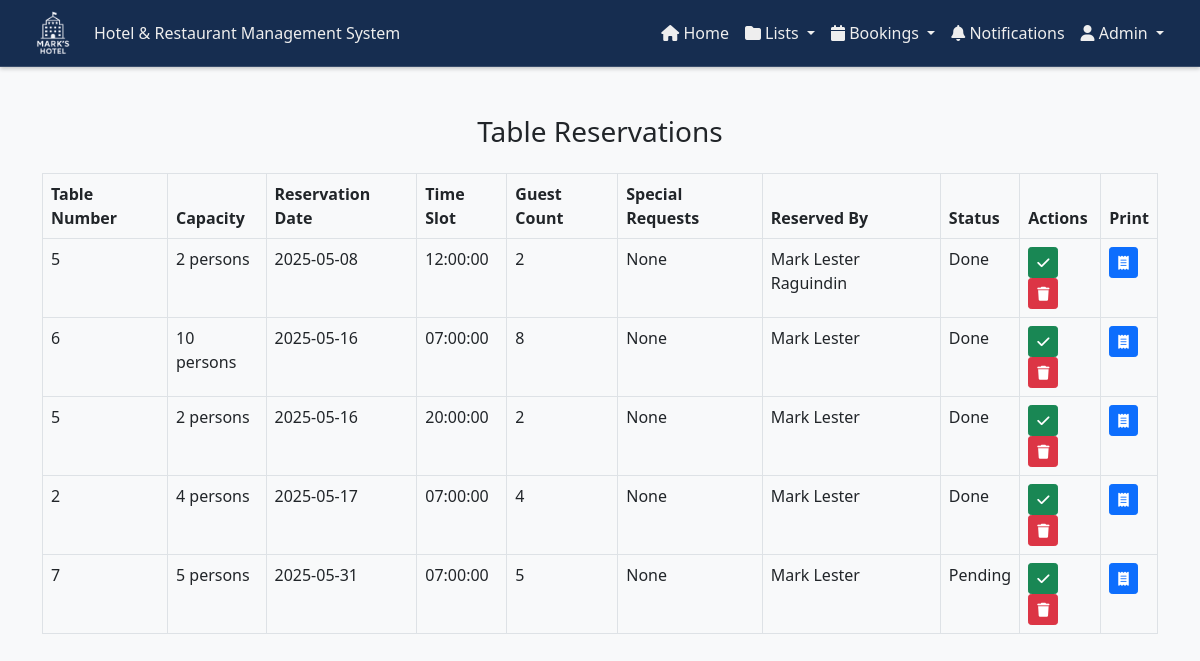
The page /admin/tablesReservation.php (signed in) on the database as committed earlier.
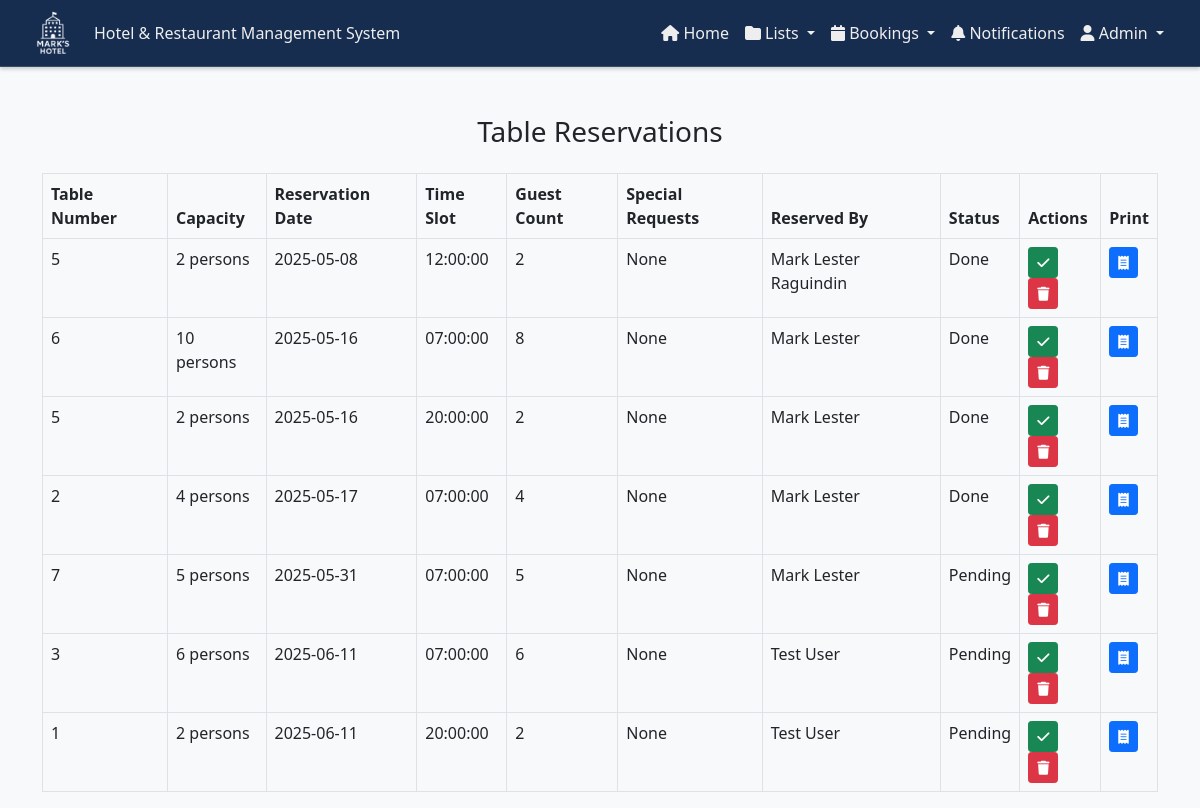
The same page on the database as committed later.
### tables this page shows
CREATE TABLE `table_reservations` (
  `reservation_id` int(11) NOT NULL,
  `table_id` int(11) NOT NULL,
  `reservation_date` date NOT NULL,
  `time_slot` time NOT NULL,
  `guest_count` int(11) NOT NULL,
  `special_requests` text DEFAULT NULL,
  `user_id` int(11) NOT NULL,
  `status` enum('pending','done') DEFAULT 'pending'
);

CREATE TABLE `restaurant_tables` (
  `table_id` int(11) NOT NULL,
  `table_number` int(11) NOT NULL,
  `capacity` int(11) NOT NULL,
  `position_x` int(11) NOT NULL,
  `position_y` int(11) NOT NULL,
  `location` varchar(255) NOT NULL
);

CREATE TABLE `users` (
  `user_id` int(11) NOT NULL,
  `name` varchar(255) NOT NULL,
  `address` varchar(50) NOT NULL,
  `email` varchar(50) NOT NULL,
  `password` varchar(50) NOT NULL,
  `role` varchar(20) DEFAULT NULL,
  `phone` tinytext DEFAULT NULL
);

### controllers/fetchTablesReservation.php (called while the page is built, shortened)
<?php
$query = "
    SELECT
        r.reservation_id,
        r.reservation_date,
        r.time_slot,
        r.guest_count,
        r.special_requests,
        r.status, -- Include the status column
        t.table_number,
        t.capacity,
        u.name,
        u.email
    FROM table_reservations r
    INNER JOIN restaurant_tables t ON r.table_id = t.table_id
    INNER JOIN users u ON r.user_id = u.user_id
    ORDER BY r.reservation_date, r.time_slot
";
$result = mysqli_query($con, $query);
$reservations = [];
while ($row = mysqli_fetch_assoc($result)) {
    $reservations[] = $row;
}
?>

### admin/tablesReservation.php (the view, shortened to what this page needs)
<?php
include '../components/config.php';
include '../controllers/fetchTablesReservation.php';
?>
<!DOCTYPE html>
<html lang="en">
<head>
    <link href="https://cdn.jsdelivr.net/npm/bootstrap@5.0.2/dist/css/bootstrap.min.css" rel="stylesheet">
    <link rel="stylesheet" href="../css/customAdminHeader.css">
    <link rel="stylesheet" href="https://cdnjs.cloudflare.com/ajax/libs/font-awesome/6.7.2/css/all.min.css">
    <link rel="stylesheet" href="../css/notifications.css">
    <link rel="stylesheet" href="../css/darkTheme.css">
</head>
<body>
    <?php include '../components/header_admin.php'; ?>
    <div class="container mt-5">
        <h3 class="mb-4 text-center">Table Reservations</h3>
        <table class="table table-bordered table-white">
            <thead>
                <tr>
                    <th>Table Number</th>
                    <th>Capacity</th>
                    <th>Reservation Date</th>
                    <th>Time Slot</th>
                    <th>Guest Count</th>
                    <th>Special Requests</th>
                    <th>Reserved By</th>
                    <th>Status</th>
                    <th>Actions</th>
                    <th>Print</th>
                </tr>
            </thead>
            <tbody>
                <?php if (!empty($reservations)): ?>
                    <?php foreach ($reservations as $reservation): ?>
                        <tr>
                            <td><?php echo $reservation['table_number']; ?></td>
                            <td><?php echo $reservation['capacity']; ?> persons</td>
                            <td><?php echo $reservation['reservation_date']; ?></td>
                            <td><?php echo $reservation['time_slot']; ?></td>
                            <td><?php echo $reservation['guest_count']; ?></td>
                            <td><?php echo $reservation['special_requests'] ?: 'None'; ?></td>
                            <td><?php echo $reservation['name']; ?></td>
                            <td><?php echo ucfirst($reservation['status']); ?></td>
                            <td>
                                <button class="btn btn-success btn-sm mark-done" data-id="<?php echo $reservation['reservation_id']; ?>"> <i class="fas fa-check"></i> </button>
                                <button class="btn btn-danger btn-sm delete-reservation" data-id="<?php echo $reservation['reservation_id']; ?>"> <i class="fas fa-trash"></i> </button>
                            </td>
                            <td>
                                <button class="btn btn-primary btn-sm print-receipt" data-id="<?php echo $reservation['reservation_id']; ?>"><i class="fas fa-receipt"></i></button>
                            </td>
                        </tr>
                    <?php endforeach; ?>
                <?php else: ?>
                    <tr>
                        <td colspan="10" class="text-center">No reservations found.</td>
                    </tr>
                <?php endif; ?>
            </tbody>
        </table>
    </div>
</body>
</html>

Rows that differ between the two databases and show on the page:
added table_reservations: table.table_number "3", table.capacity "6", reservation_date "2025-06-11", time_slot "07:00:00", guest_count "6", special_requests "None", user.name "Test User", status "Pending"
added table_reservations: table.table_number "1", table.capacity "2", reservation_date "2025-06-11", time_slot "20:00:00", guest_count "2", special_requests "None", user.name "Test User", status "Pending"
